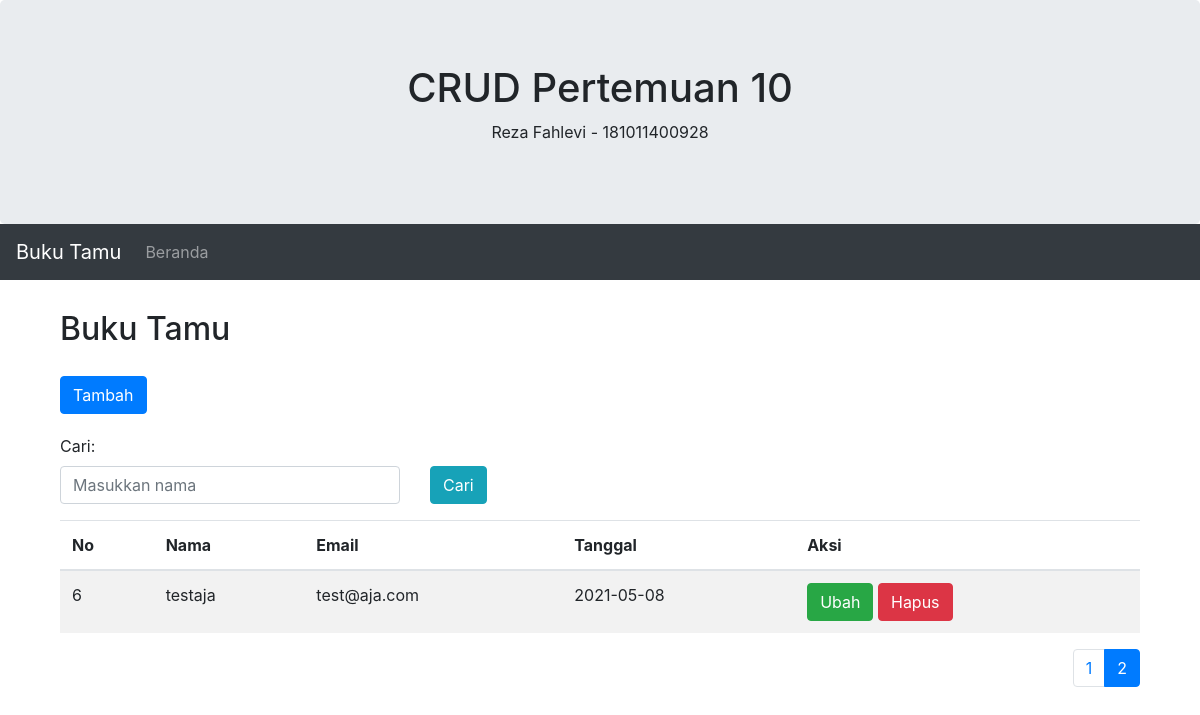
Screenshot of /?page=2 with the database file from the repository.
### tables this page shows
CREATE TABLE `tamu` (
  `id` int(11) NOT NULL,
  `nama` varchar(70) DEFAULT NULL,
  `email` varchar(100) DEFAULT NULL,
  `tanggal` date DEFAULT NULL
);

### core/crud.php (called while the page is built, shortened)
<?php
class CRUD
{
    var $db = "";
    public function __construct()
    {
        $this->db = new mysqli('localhost', 'root', '', 'buku_tamu');
    }
    public function count_page($table, $limit = 5)
    {
        $sql = "SELECT COUNT(*) as jml FROM $table";
        $query = $this->db->query($sql);
        $jml = $query->fetch_array()['jml'];
        return ceil($jml / $limit);
    }
    public function page($table, $where = [], $page = 1, $limit = 5)
    {
        $sql = "SELECT * FROM $table";
        $count = count($where);
        $page   = $page <= 1 ? 0 : (($page - 1) * $limit);
        $sql    .= " LIMIT $page, $limit";
        $query = $this->db->query($sql);
        return $query;
    }
}

### index.php (the view, shortened to what this page needs)
<?php
include('core/crud.php');
$crud = new CRUD();
?>
<!DOCTYPE html>
<html lang="en">
<head>
    <link rel="stylesheet" href="https://maxcdn.bootstrapcdn.com/bootstrap/4.5.2/css/bootstrap.min.css">
</head>
<body>
    <div class="jumbotron text-center" style="margin-bottom:0">
        <h1>CRUD Pertemuan 10</h1>
        <p>Reza Fahlevi - 181011400928</p>
    </div>
    <nav class="navbar navbar-expand-sm bg-dark navbar-dark">
        <a class="navbar-brand" href="#">Buku Tamu</a>
        <div class="collapse navbar-collapse" id="collapsibleNavbar">
            <ul class="navbar-nav">
                <li class="nav-item">
                    <a class="nav-link" href="#">Beranda</a>
                </li>
            </ul>
        </div>
    </nav>
    <div class="container" style="margin-top:30px">
        <div class="row">
            <div class="col-sm-12">
                <div class="container">
                    <h2>Buku Tamu</h2>
                    <button type="button" class="btn btn-primary" style="margin: 20px 0px;" onclick="modal_add()">
                        Tambah
                    </button>
                    <form class="form-group">
                        <label for="search">Cari:</label>
                        <div class="row">
                            <div class="col-sm-4">
                                <input type="search" class="form-control" name="search" placeholder="Masukkan nama" id="search" value="<?= $_GET['search'] ?? ''; ?>">
                            </div>
                            <div class="col-sm-2">
                                <button type="submit" class="btn btn-info">
                                    Cari
                                </button>
                            </div>
                        </div>
                    </form>
                    <table class="table table-striped">
                        <thead>
                            <tr>
                                <th>No</th>
                                <th>Nama</th>
                                <th>Email</th>
                                <th>Tanggal</th>
                                <th>Aksi</th>
                            </tr>
                        </thead>
                        <tbody>
                            <?php
                            $limit = 5;
                            $count_page = $crud->count_page('tamu', $limit);
                            $page = $_GET['page'] ?? 1;
                            $result = $crud->page('tamu', [], $page, $limit);
                            $no = 0;
                            foreach ($result as $row) : $no++; ?>
                                <tr>
                                    <td><?= ((($page - 1)  * $limit) + $no) ?></td>
                                    <td><?= $row['nama'] ?></td>
                                    <td><?= $row['email'] ?></td>
                                    <td><?= $row['tanggal'] ?></td>
                                    <td>
                                        <button type="button" class="btn btn-success" onclick="modal_edit('<?= base64_encode(json_encode($row)) ?>')">
                                            Ubah
                                        </button>
                                        <button type="button" class="btn btn-danger" onclick="modal_delete('<?= $row['id'] ?>')">
                                            Hapus
                                        </button>
                                    </td>
                                </tr>
                            <?php endforeach; ?>
                        </tbody>
                    </table>
                    <ul class="pagination float-right">
                        <?php
                        for ($i = 1; $i <= $count_page; $i++) {
                            echo "<li class='page-item" . ($i == $page ? ' active' : '') . "'><a class='page-link' href='?page=$i'>$i</a></li>";
                        } ?>
                    </ul>
                </div>
            </div>
        </div>
</body>
</html>

### rows the page displays
tamu: no "6", nama "testaja", email "test@aja.com", tanggal "2021-05-08"
